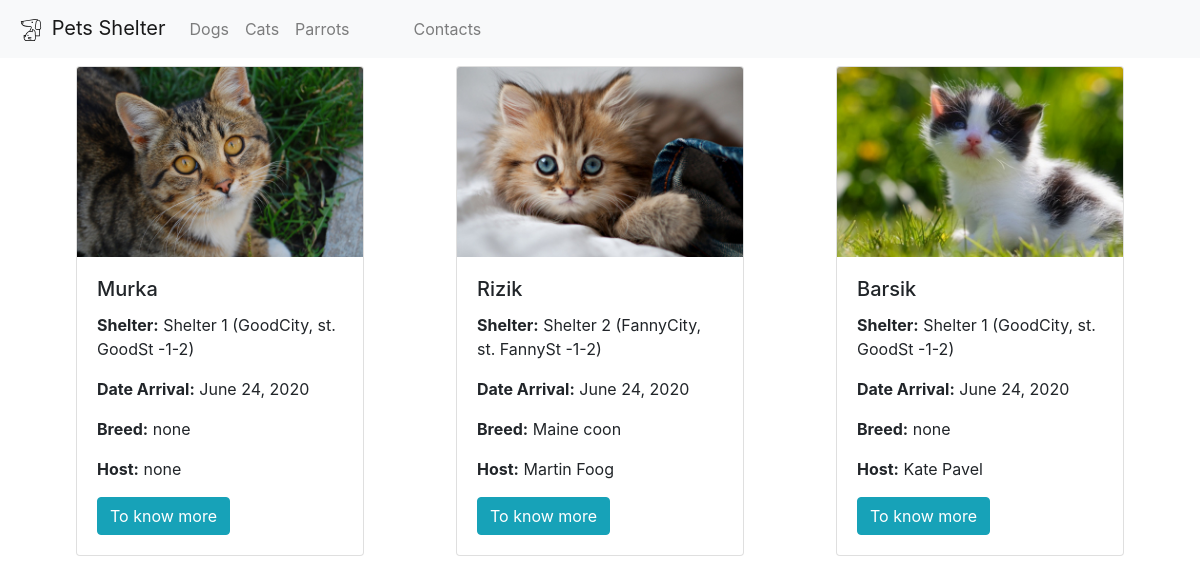
The app's page /cats/ with its own data.
### catalog/models.py (models this page shows, shortened)
class Pets(models.Model):
    TYPES = [
        (1, 'dogs'),
        (2, 'cats'),
        (3, 'parrots'),
    ]
    name = models.TextField()
    type = models.PositiveSmallIntegerField(default=1, choices=TYPES)
    breed = models.TextField(default='')
    datearrival = models.DateField()
    host = models.TextField(default='')
    image = models.ImageField(upload_to='pet_avatars/%Y/%m/%d', blank=True)
    shelter = models.ForeignKey(Shelter, on_delete=models.CASCADE)

class Shelter(models.Model):
    title = models.TextField()
    address = models.TextField()
    def __str__(self):
        return self.title

### catalog/views.py (the view)
# urls.py: path('cats/', cats, name='cats'),
def cats(request):
    template = loader.get_template('catalog.html')
    all_pets=Pets.objects.filter(type=2)
    data = {"pets": all_pets }
    return HttpResponse(template.render(data))

### catalog/templates/catalog.html
{% extends 'base.html' %}
{% block content %}
<div class="container">
    <div class="row d-flex justify-content-around">
    {% for pet in pets %}
        <div class="card mt-2" style="width: 18rem;">
          <img class="card-img-top" src="{{ pet.image.url }}" alt="Card image cap">
          <div class="card-body">
            <h5 class="card-title">{{ pet.name }}</h5>
              <p class="card-text"><b>Shelter:</b> {{pet.shelter}} ({{pet.shelter.address}})</p>
              <p class="card-text"><b>Date Arrival:</b> {{pet.datearrival}}</p>
              <p class="card-text"><b>Breed:</b> {{pet.breed}}</p>
              <p class="card-text"><b>Host:</b> {{pet.host}}</p>
              <a href="/pet/{{pet.id}}" class="btn btn-info">To know more</a>
          </div>
        </div>
    {% endfor %}
        </div>
</div>
{% endblock %}

### records on screen
Pets: image (picture), name "Murka", shelter "Shelter 1", shelter.address "GoodCity, st. GoodSt -1-2", datearrival "June 24, 2020", breed "none", host "none"
Pets: image (picture), name "Rizik", shelter "Shelter 2", shelter.address "FannyCity, st. FannySt -1-2", datearrival "June 24, 2020", breed "Maine coon", host "Martin Foog"
Pets: image (picture), name "Barsik", shelter "Shelter 1", shelter.address "GoodCity, st. GoodSt -1-2", datearrival "June 24, 2020", breed "none", host "Kate Pavel"
